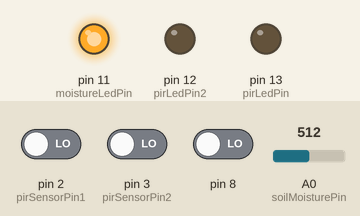
Recording of a sketch running on a simulated Arduino Uno, built with avr-gcc and run on an emulated ATmega328P. Shown: output pins drawn as LEDs (lit = HIGH). The inputs (shaded band) are chosen by the test bench; at power-on: pin 2 (pirSensorPin1) LOW, pin 3 (pirSensorPin2) LOW, pin 8 LOW, A0 (soilMoisturePin) = 512. What the sketch prints to the serial monitor is not drawn.

Above: at 0.1 s.
At 1.8 s:
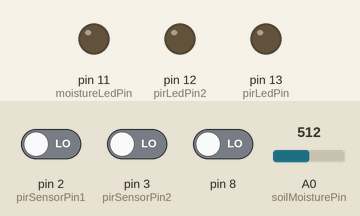
1.9 s: pin 2 (pirSensorPin1) driven HIGH
Timing chart, 0 to 4.9 s (numbered marks = the images above; inputs shaded):
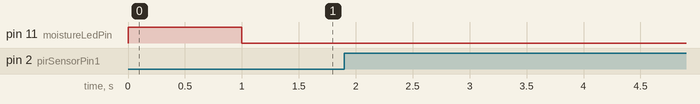

The sketch:

M1_T4D.ino
```cpp
#include <avr/io.h>
#include <avr/interrupt.h>

const int pirSensorPin1 = 2;          // Digital input pin for PIR sensor 1
const int pirSensorPin2 = 3;          // Digital input pin for PIR sensor 2
const int soilMoisturePin = A0;       // Analog input pin for soil moisture sensor
const int pirLedPin = 13;              // Digital output pin for PIR sensor 1 LED
const int pirLedPin2 = 12;             // Digital output pin for PIR sensor 2 LED
const int moistureLedPin = 11;         // Digital output pin for soil moisture LED

volatile int motionFlag1 = 0;
volatile int motionFlag2 = 0;
volatile int lastMoistureLevel = 0;

void setup() {
  Serial.begin(9600);
  pinMode(pirSensorPin1, INPUT);
  pinMode(pirSensorPin2, INPUT);
  pinMode(soilMoisturePin, INPUT);
  pinMode(pirLedPin, OUTPUT);
  pinMode(pirLedPin2, OUTPUT);
  pinMode(moistureLedPin, OUTPUT);

  // Enable pin change interrupt for PIR sensor pins
  PCMSK2 |= (1 << PCINT18) | (1 << PCINT19);  // Enable interrupts for pins 2 and 3
  PCICR |= (1 << PCIE2); // Enable PCINT for port D

  // Enable pin change interrupt for soil moisture pin
  PCMSK0 |= (1 << PCINT0); // Enable interrupt for pin A0
  PCICR |= (1 << PCIE0); // Enable PCINT for port B

  // Timer interrupt configuration
  cli(); // Disable interrupts
  TCCR1A = 0; // Set entire TCCR1A register to 0
  TCCR1B = 0; // Same for TCCR1B
  TCNT1 = 0; // Initialize counter value to 0
  OCR1A = 15624; // Set compare match register for 1s interrupt at 16MHz
  TCCR1B |= (1 << WGM12); // Turn on CTC mode
  TCCR1B |= (1 << CS12) | (1 << CS10); // Set prescaler to 1024 and start the timer
  TIMSK1 |= (1 << OCIE1A); // Enable timer compare interrupt
  sei(); // Enable interrupts
}

void loop() {
  // Check soil moisture
  int moistureLevel = analogRead(soilMoisturePin);
  if (moistureLevel > 200 && moistureLevel != lastMoistureLevel) {
    Serial.print("High Soil Moisture Detected: ");
    Serial.println(moistureLevel);
    lastMoistureLevel = moistureLevel;
    digitalWrite(moistureLedPin, HIGH); // Turn on moisture LED
    delay(1000); // Keep LED on for 1 second
    digitalWrite(moistureLedPin, LOW); // Turn off moisture LED
  }
}

ISR(PCINT2_vect) {
  if (digitalRead(pirSensorPin1)) {
    motionFlag1 = 1;
  }
  if (digitalRead(pirSensorPin2)) {
    motionFlag2 = 1;
  }
}

ISR(PCINT0_vect) {

}

void checkAndHandleFlags() {
  if (motionFlag1) {
    digitalWrite(pirLedPin, HIGH);  // Turn on PIR sensor 1 LED
    Serial.println("Motion detected by PIR sensor 1!");

    delay(1000);  // Delay

    digitalWrite(pirLedPin, LOW);  // Turn off PIR sensor 1 LED
    Serial.println("PIR sensor 1 LED turned off");

    motionFlag1 = 0;
  }

  if (motionFlag2) {
    digitalWrite(pirLedPin2, HIGH);  // Turn on PIR sensor 2 LED
    Serial.println("Motion detected by PIR sensor 2!");

    delay(1000);  // Delay

    digitalWrite(pirLedPin2, LOW);  // Turn off PIR sensor 2 LED
    Serial.println("PIR sensor 2 LED turned off");

    motionFlag2 = 0;
  }
}

ISR(TIMER1_COMPA_vect) {
  checkAndHandleFlags();
}
```
